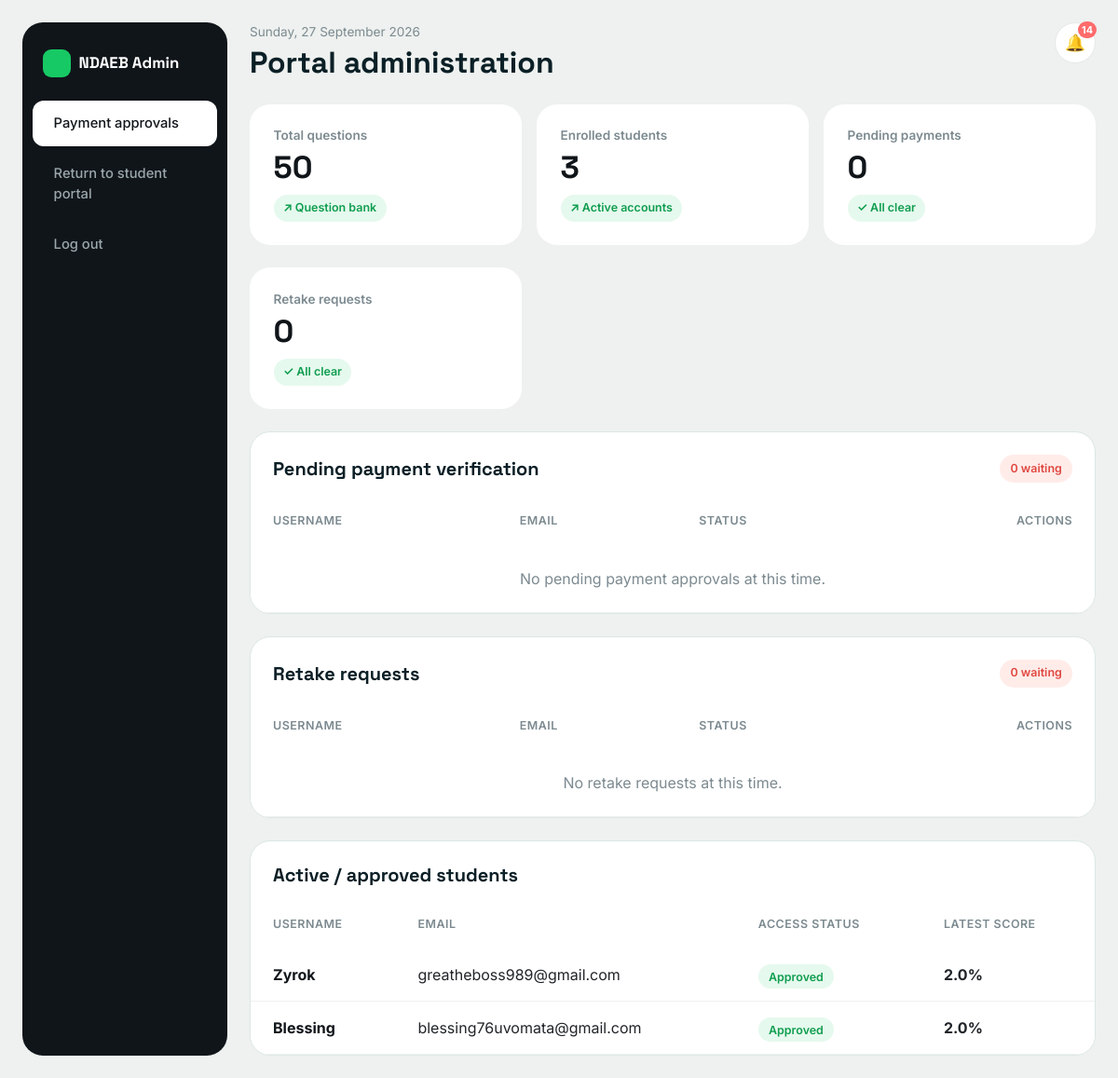
Page /admin-panel/ (signed in) on the committed database.
### main/models.py (models this page shows, shortened)
class Profile(models.Model):
    PAYMENT_STATUS_CHOICES = [
        ('UNPAID', 'Unpaid'),
        ('PENDING', 'Pending Verification'),
        ('APPROVED', 'Approved'),
        ('DENIED', 'Denied'),
    ]
    user = models.OneToOneField(User, on_delete=models.CASCADE, related_name='profile')
    payment_status = models.CharField(max_length=20, choices=PAYMENT_STATUS_CHOICES, default='UNPAID')
    retake_approved = models.BooleanField(default=True)
    retake_requested = models.BooleanField(default=False)

### main/views.py (the view)
# urls.py: path('admin-panel/', views.admin_panel_view, name='admin_panel'),
@user_passes_test(lambda u: u.is_staff, login_url='admin_login')
def admin_panel_view(request):
    pending_payments = Profile.objects.filter(payment_status='PENDING')
    approved_users = Profile.objects.filter(payment_status='APPROVED')
    for profile in approved_users:
        latest_attempt = ExamAttempt.objects.filter(user=profile.user).order_by('-date_taken').first()
        if latest_attempt:
            profile.latest_score = latest_attempt.percentage
        else:
            profile.latest_score = None
    notifications = Notification.objects.filter(is_read=False)[:10]
    retake_requests = Profile.objects.filter(retake_requested=True)
    context = {
        'total_questions': Question.objects.count(),
        'total_students': User.objects.filter(is_staff=False).count(),
        'pending_payments': pending_payments,
        'approved_users': approved_users,
        'notifications': notifications,
        'unread_notifications_count': Notification.objects.filter(is_read=False).count(),
        'retake_requests': retake_requests,
    }
    return render(request, 'admin-panel.html', context)

### templates/admin-panel.html (shortened to what this page needs)
{% extends 'base.html' %}
{% block layout %}
  <div class="admin-shell">
    <div class="admin-sidebar">
      <span class="brand">NDAEB Admin</span>
      <a href="{% url 'admin_panel' %}" class="nav-item active">Payment approvals</a>
      <a href="{% url 'dashboard' %}" class="nav-item">Return to student portal</a>
      <a href="{% url 'logout' %}" class="nav-item">Log out</a>
    </div>
    <div class="admin-main">
      <div class="admin-topbar">
        <div>
          <div class="eyebrow">{% now "l, j F Y" %}</div>
          <h2>Portal administration</h2>
        </div>
        <div class="notif-bell-wrap">
          <div class="notif-bell" id="notifBellToggle">
            &#128276;
            {% if unread_notifications_count > 0 %}
              <span class="notif-badge">{{ unread_notifications_count }}</span>
            {% endif %}
          </div>
        </div>
      </div>
      <div class="row g-3 mb-4">
        <div class="col-md-4">
          <div class="metric-card">
            <h6>Total questions</h6>
            <div class="val">{{ total_questions|default:'0' }}</div>
            <span class="trend-pill">&#8599; Question bank</span>
          </div>
        </div>
        <div class="col-md-4">
          <div class="metric-card">
            <h6>Enrolled students</h6>
            <div class="val">{{ total_students|default:'0' }}</div>
            <span class="trend-pill">&#8599; Active accounts</span>
          </div>
        </div>
        <div class="col-md-4">
          <div class="metric-card">
            <h6>Pending payments</h6>
            <div class="val">{{ pending_payments|length }}</div>
            <span class="trend-pill {% if pending_payments|length > 0 %}warn{% endif %}">
              {% if pending_payments|length > 0 %}&#8599; Needs review{% else %}&#10003; All clear{% endif %}
            </span>
          </div>
        </div>
      </div>
      <div class="row g-3 mb-4">
        <div class="col-md-4">
          <div class="metric-card">
            <h6>Retake requests</h6>
            <div class="val">{{ retake_requests|length }}</div>
            <span class="trend-pill {% if retake_requests|length > 0 %}warn{% endif %}">
              {% if retake_requests|length > 0 %}&#8599; Needs review{% else %}&#10003; All clear{% endif %}
            </span>
          </div>
        </div>
      </div>
      <div class="surface-card mb-4">
        <div class="p-4 pb-3 d-flex justify-content-between align-items-center flex-wrap gap-2">
          <h5 class="fw-bold mb-0">Pending payment verification</h5>
          <span class="badge-soft-coral">{{ pending_payments|length }} waiting</span>
        </div>
        <div class="table-responsive">
          <table class="table table-hover align-middle mb-0">
            <thead>
              <tr>
                <th>Username</th>
                <th>Email</th>
                <th>Status</th>
                <th class="text-end">Actions</th>
              </tr>
            </thead>
            <tbody>
              {% for profile in pending_payments %}
                <tr>
                  <td><strong>{{ profile.user.username }}</strong></td>
                  <td>{{ profile.user.email }}</td>
                  <td><span class="badge-soft-coral">Pending review</span></td>
                  <td class="text-end">
                    <a href="{% url 'process_payment' profile.id 'approve' %}" class="btn btn-ink btn-sm me-2">Approve access</a>
                    <a href="{% url 'process_payment' profile.id 'deny' %}" class="btn btn-outline-ink btn-sm">Deny access</a>
                  </td>
                </tr>
              {% empty %}
                <tr>
                  <td colspan="4" class="text-center py-4" style="color:var(--fin-slate);">No pending payment approvals at this time.</td>
                </tr>
              {% endfor %}
            </tbody>
          </table>
        </div>
      </div>
      <div class="surface-card mb-4">
        <div class="p-4 pb-3 d-flex justify-content-between align-items-center flex-wrap gap-2">
          <h5 class="fw-bold mb-0">Retake requests</h5>
          <span class="badge-soft-coral">{{ retake_requests|length }} waiting</span>
        </div>
        <div class="table-responsive">
          <table class="table table-hover align-middle mb-0">
            <thead>
              <tr>
                <th>Username</th>
                <th>Email</th>
                <th>Status</th>
                <th class="text-end">Actions</th>
              </tr>
            </thead>
            <tbody>
              {% for profile in retake_requests %}
                <tr>
                  <td>
                    <a href="{% url 'admin_student_scores' profile.user.id %}" class="text-decoration-none fw-bold" style="color: var(--fin-ink);">{{ profile.user.username }}</a>
                  </td>
                  <td>{{ profile.user.email }}</td>
                  <td><span class="badge-soft-coral">Awaiting approval</span></td>
                  <td class="text-end">
                    <a href="{% url 'process_retake' profile.id 'approve' %}" class="btn btn-ink btn-sm me-2">Unlock retake</a>
                    <a href="{% url 'process_retake' profile.id 'deny' %}" class="btn btn-outline-ink btn-sm">Deny</a>
                  </td>
                </tr>
              {% empty %}
                <tr>
                  <td colspan="4" class="text-center py-4" style="color:var(--fin-slate);">No retake requests at this time.</td>
                </tr>
              {% endfor %}
            </tbody>
          </table>
        </div>
      </div>
      <div class="surface-card">
        <div class="p-4 pb-3">
          <h5 class="fw-bold mb-0">Active / approved students</h5>
        </div>
        <div class="table-responsive">
          <table class="table table-hover align-middle mb-0">
            <thead>
              <tr>
                <th>Username</th>
                <th>Email</th>
                <th>Access status</th>
                <th>Latest Score</th>
              </tr>
            </thead>
            <tbody>
              {% for profile in approved_users %}
                <tr>
                  <td>
                    <a href="{% url 'admin_student_scores' profile.user.id %}" class="text-decoration-none fw-bold" style="color: var(--fin-ink);">{{ profile.user.username }}</a>
                  </td>
                  <td>{{ profile.user.email }}</td>
                  <td><span class="badge-soft-teal">Approved</span></td>
                  <td>
                    {% if profile.latest_score %}
                      <strong>{{ profile.latest_score }}%</strong>
                    {% else %}
                      <span class="text-muted small">No exams taken</span>
                    {% endif %}
                  </td>
                </tr>
              {% empty %}
                <tr>
                  <td colspan="4" class="text-center py-4" style="color:var(--fin-slate);">No approved students yet.</td>
                </tr>
              {% endfor %}
            </tbody>
          </table>
        </div>
      </div>
    </div>
  </div>
{% endblock %}

### templates/base.html (style rules this page uses)
:root { --ink: #0b1f26; --teal: #0e7c7b; --teal-dark: #0a5d5c; --teal-light: #e8f6f3; --coral: #ff6b5b; --coral-dark: #e5503f; --paper: #fbfbf9; --slate: #5b6b70; --line: #dce7e6; --radius: 10px; }
* { box-sizing: border-box; }
body { font-family: 'Inter', sans-serif; background: var(--paper); color: var(--ink); -webkit-font-smoothing: antialiased; }
h1, h2, h3, h4, h5, .brand-font { font-family: 'Space Grotesk', sans-serif; color: var(--ink); }
a { color: var(--teal-dark); }
.surface-card { background: #fff; border: 1px solid var(--line); border-radius: var(--radius); }
.badge-soft-teal { background: var(--teal-light); color: var(--teal-dark); font-weight: 600; padding: 0.35rem 0.7rem; border-radius: 6px; font-size: 0.78rem; }
.badge-soft-coral { background: #ffedea; color: var(--coral-dark); font-weight: 600; padding: 0.35rem 0.7rem; border-radius: 6px; font-size: 0.78rem; }
.table thead { background: var(--teal-light); color: var(--teal-dark); }

### templates/admin-panel.html (style rules this page uses)
:root { --fin-bg: #eef1ef; --fin-ink: #10151a; --fin-green: #17c964; --fin-green-soft: #e6f9ee; --fin-coral: #ff6b6b; --fin-coral-soft: #ffece9; --fin-slate: #7c8a90; --fin-card-radius: 22px; }
body { background: var(--fin-bg); }
.admin-shell { display: flex; min-height: 100vh; gap: 1.5rem; padding: 1.5rem; }
.admin-sidebar { width: 220px; flex-shrink: 0; background: var(--fin-ink); border-radius: var(--fin-card-radius); padding: 1.2rem 0; display: flex; flex-direction: column; }
.admin-sidebar .brand { color: #fff; font-family: 'Space Grotesk', sans-serif; font-weight: 700; font-size: 1.05rem; padding: 0.6rem 1.4rem 1.4rem; display: flex; align-items: center; gap: 0.5rem; }
.admin-sidebar .brand::before { content: ""; width: 30px; height: 30px; border-radius: 9px; background: var(--fin-green); display: inline-block; }
.admin-sidebar a.nav-item { color: #9aa7ab; text-decoration: none; padding: 0.85rem 1.4rem; display: block; font-size: 0.92rem; font-weight: 500; margin: 0.15rem 0.7rem; border-radius: 12px; transition: background .15s ease, color .15s ease; }
.admin-sidebar a.nav-item:hover, .admin-sidebar a.nav-item.active { color: var(--fin-ink); background: #fff; }
.admin-main { flex: 1; min-width: 0; }
.admin-topbar { display: flex; justify-content: space-between; align-items: flex-start; margin-bottom: 1.6rem; flex-wrap: wrap; gap: 1rem; }
.admin-topbar h2 { font-family: 'Space Grotesk', sans-serif; font-weight: 700; margin: 0; }
.admin-topbar .eyebrow { color: var(--fin-slate); font-size: 0.85rem; margin-bottom: 0.2rem; }
.metric-card { border-radius: var(--fin-card-radius); padding: 1.6rem; background: #fff; height: 100%; }
.metric-card h6 { color: var(--fin-slate); font-size: 0.85rem; font-weight: 600; margin-bottom: 0.6rem; text-transform: none; }
.metric-card .val { font-family: 'Space Grotesk', sans-serif; font-weight: 700; font-size: 2.1rem; color: var(--fin-ink); line-height: 1; }
.trend-pill { display: inline-flex; align-items: center; gap: 0.35rem; background: var(--fin-green-soft); color: #0f9d4f; font-size: 0.78rem; font-weight: 600; padding: 0.3rem 0.65rem; border-radius: 999px; margin-top: 0.8rem; }
.surface-card { background: #fff; border-radius: var(--fin-card-radius); overflow: hidden; }
.surface-card .table { margin-bottom: 0; }
.surface-card thead th { border-bottom: none; color: var(--fin-slate); font-size: 0.78rem; text-transform: uppercase; letter-spacing: .04em; font-weight: 600; padding: 1rem 1.5rem; }
.surface-card tbody td { padding: 1rem 1.5rem; border-color: #f0f1ef; vertical-align: middle; }
.badge-soft-coral { background: var(--fin-coral-soft); color: #e0473f; font-weight: 600; font-size: 0.78rem; padding: 0.35rem 0.7rem; border-radius: 999px; }
.badge-soft-teal { background: var(--fin-green-soft); color: #0f9d4f; font-weight: 600; font-size: 0.78rem; padding: 0.35rem 0.7rem; border-radius: 999px; }
.notif-bell-wrap { position: relative; }
.notif-bell { width: 44px; height: 44px; border-radius: 50%; background: #fff; border: 1px solid #e6e9e7; display: flex; align-items: center; justify-content: center; font-size: 1.1rem; cursor: pointer; position: relative; }
.notif-badge { position: absolute; top: -2px; right: -2px; background: var(--fin-coral); color: #fff; font-size: 0.68rem; font-weight: 700; min-width: 18px; height: 18px; border-radius: 999px; display: flex; align-items: center; justify-content: center; padding: 0 4px; }

### rows in the picture
Profile: user.username "Zyrok", user.email "greatheboss989@gmail.com", latest_score "2.0"
Profile: user.username "Blessing", user.email "blessing76uvomata@gmail.com", latest_score "2.0"

### other values in the picture
{{ unread_notifications_count }} "14"
{{ total_questions|default:'0' }} "50"
{{ total_students|default:'0' }} "3"
{{ pending_payments|length }} "0"
{{ retake_requests|length }} "0"
